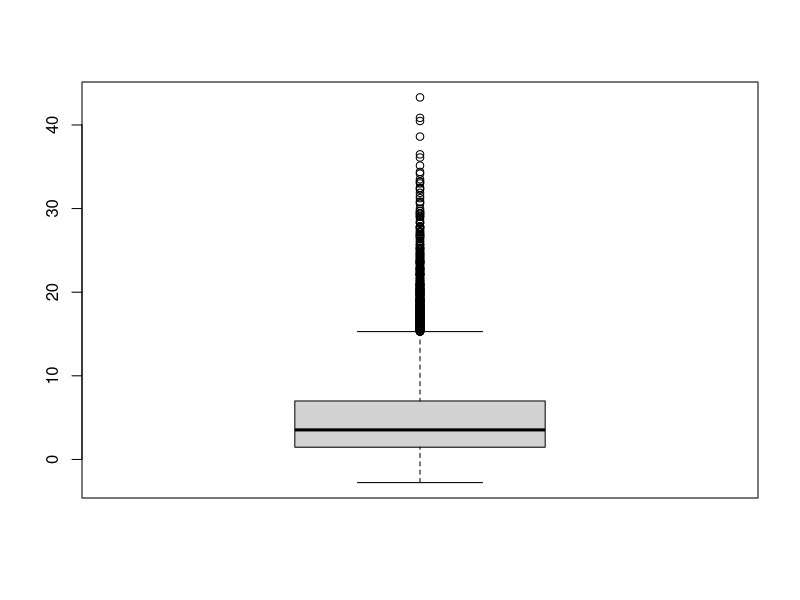
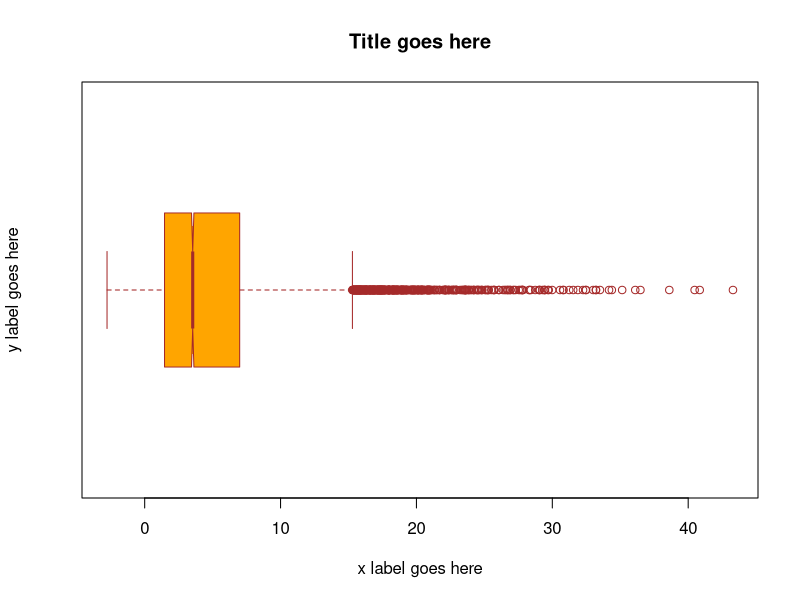
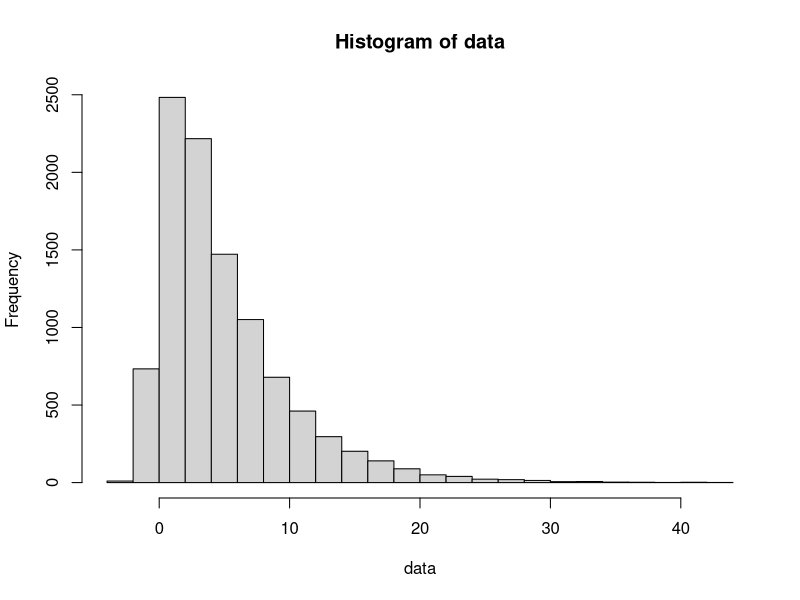
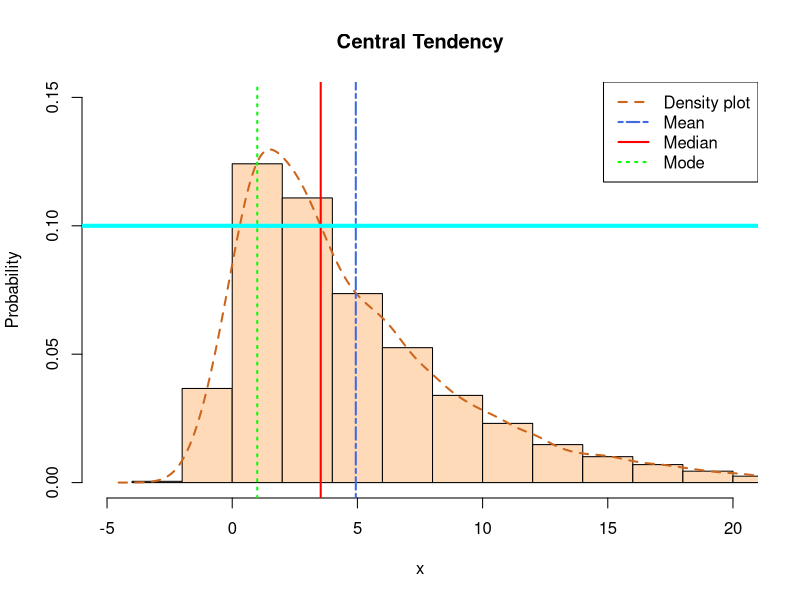

These figures' R source, in order:
# Central Tendency (Mean, Median and Mode)

# Function to clear console
cat("\014")
# Learn R version
getRversion()
# Clearing all plots
graphics.off()
# To empty an environment
rm(list = ls())
# To generate same output for every run (random number related)
set.seed(1234) 

# Generating 10000 numbers (data points)
n <- 10000
# normal + exponential distribution
data <- rnorm(n, 0, 1) + rexp(n, 1/5) # tau = 5 (rate = 1/tau)
data
# Summary of an object 
summary(data)
# Structure of an object 
str(data)        # can learn the data types and the number of elements


# Box plot
boxplot(data)

# How to read a box plot
# https://towardsdatascience.com/understanding-boxplots-5e2df7bcbd51

boxplot(data,
        main = "Title goes here",
        xlab = "x label goes here",
        ylab = "y label goes here",
        col = "orange",
        border = "brown",
        horizontal = TRUE,
        notch = TRUE)         # It is used to find out how the medians of different data groups match with each other# Finding the mode via bins
h <- hist(data, breaks = 30)
h

mode.location <- h$mids[h$counts == max(h$counts)]    # x-axis value for mode
mode.location

# Same as above
# index <- which(h$counts == max(h$counts))
# mode.location <- h$mids[index]

hist(data,                        # histogram
     col = "peachpuff",           # bar fill color
     border = "black",            # bar outline color
     prob = TRUE,                 # show densities instead of frequencies
     xlim = c(-5.0,20.0),         # x-axis limits i.e., minimum and maximum values
     ylim = c(0,0.15),            # y-axis limits i.e., minimum and maximum values
     xlab = "x",                  # x-axis label
     ylab = "Probability",        # y-axis label
     main = "Central Tendency",   # title
     breaks = 30)                 # number of bins/groups

# Adding connected line segment for the density to the plot
lines(density(data),              # density plot
      lwd = 2,                    # thickness of line
      col = "chocolate3",         # line color
      lty = 2)                    # line type  (http://www.sthda.com/english/wiki/line-types-in-r-lty)


# Adding a vertical line for the mean 
abline(v = mean(data),
         col = "royalblue",
         lwd = 2,
         lty = 6)

# Adding a vertical line for the median
abline(v = median(data),
         col = "red",
         lwd = 2,
         lty = 1)

# Adding a vertical line for the mode 
abline(v = mode.location,
       col = "green",
       lwd = 2,
       lty = 3)

# Adding a horizontal line (only for demonstration purpose)
abline(h = 0.1,
       col = "cyan",
       lwd = 4,
       lty = "solid")


# Adding legends, so it will be easy to tell which line belongs to which plot 
legend(x = "topright",                                      # location of legend within plot area
       c("Density plot", "Mean", "Median", "Mode"),         # text to display
       col = c("chocolate3", "royalblue", "red", "green"),  # line colors
       lwd = c(2, 2, 2, 2),                                 # line widths
       lty = c(2, 6, 1, 3))                                 # line types
